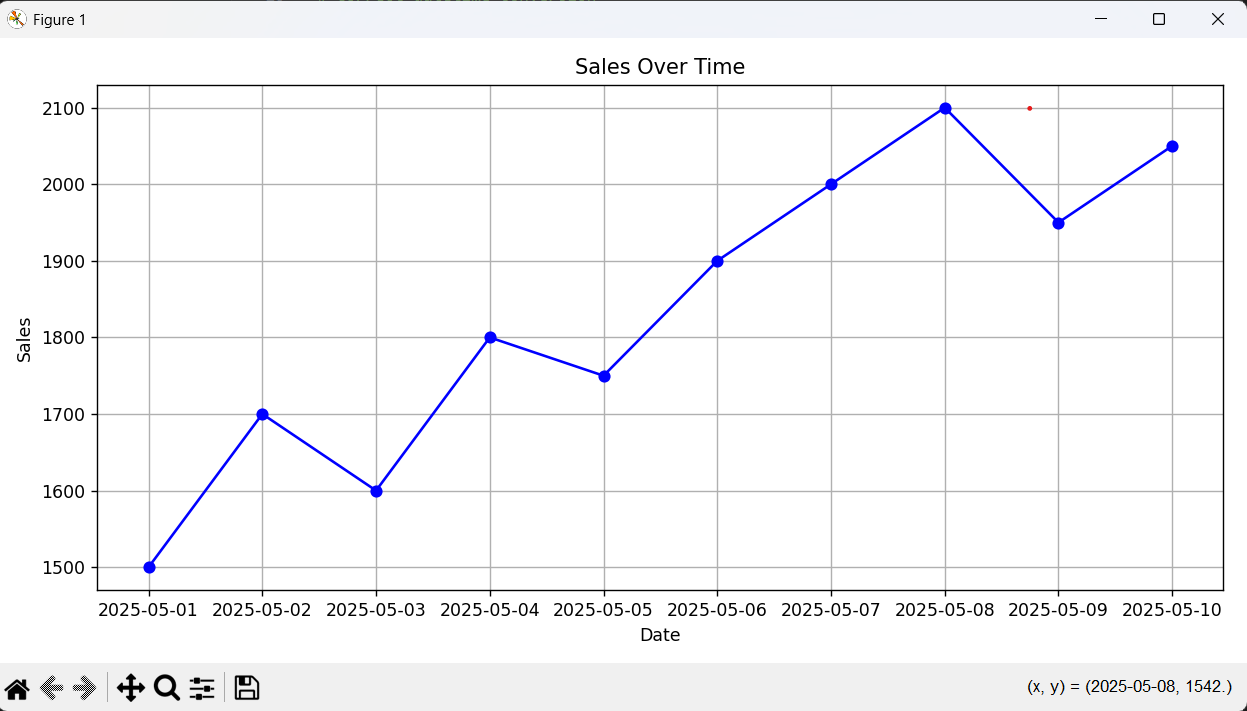

Reproduce this figure in Python.
import pandas as pd
import matplotlib.pyplot as plt
import os

print("Current working directory:", os.getcwd())

try:
    data = pd.read_csv("sales_data.csv")
    print("CSV loaded successfully.")
except FileNotFoundError:
    print(f"Error: file not found at 'sales_data.csv'")
    exit()

print(data.head())

# Correct datetime conversion
data['Date'] = pd.to_datetime(data['Date'])

# Plotting
plt.figure(figsize=(10, 5))
plt.plot(data['Date'], data['Sales'], marker='o', linestyle='-', color='blue')
plt.title('Sales Over Time')
plt.xlabel('Date')
plt.ylabel('Sales')
plt.grid(True)
plt.tight_layout()
plt.show()
